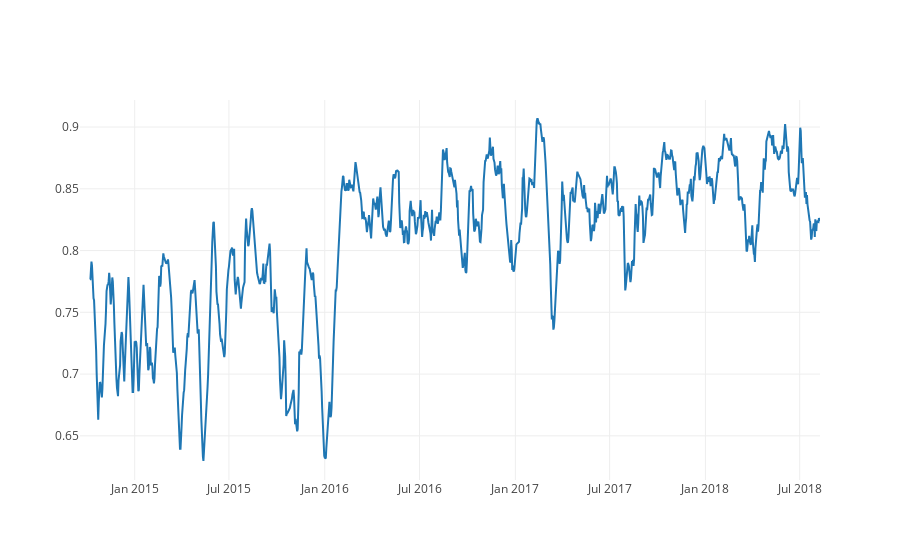

This figure's notebook cell:
### Code cell
# Repayment rate

paid_per_day = paid_posts.groupby('submission_date').size()
unpaid_per_day = unpaid_posts.groupby('submission_date').size()
payment_proportion = paid_per_day / (unpaid_per_day + paid_per_day)

plotly.iplot([
    go.Scatter(
        x=payment_proportion.index,
        y=payment_proportion.interpolate().rolling(20).mean(),
        name='paid_responses'
    )
])

### Figure 1 — Plotly figure (JSON) as saved in the notebook; plotly's stock layout.template omitted (floating-point values rounded to 4 significant figures; data arrays with more than 128 entries replaced by an {"elided": "..."} marker saying what was removed)
{"data": [{"name": "paid_responses", "type": "scatter", "x": {"elided": "1402 str values"}, "y": {"elided": "1402 float values"}}], "layout": {}}
